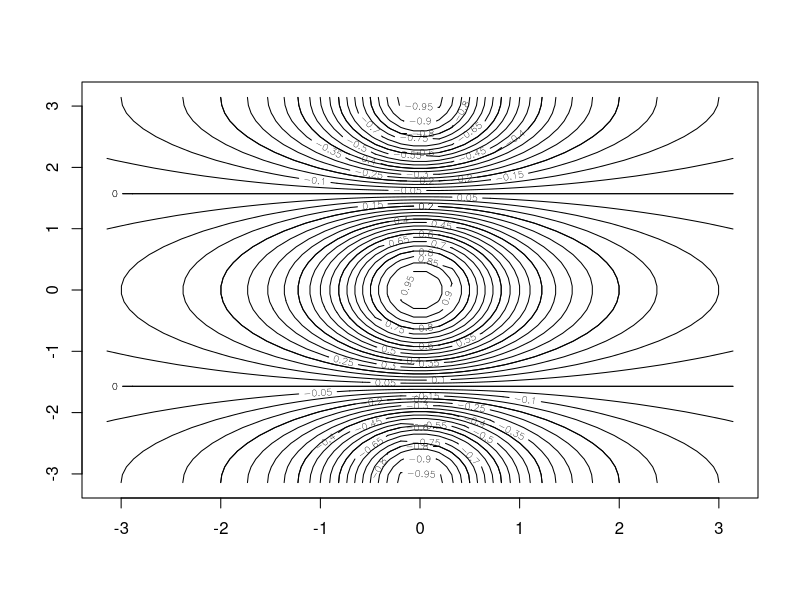
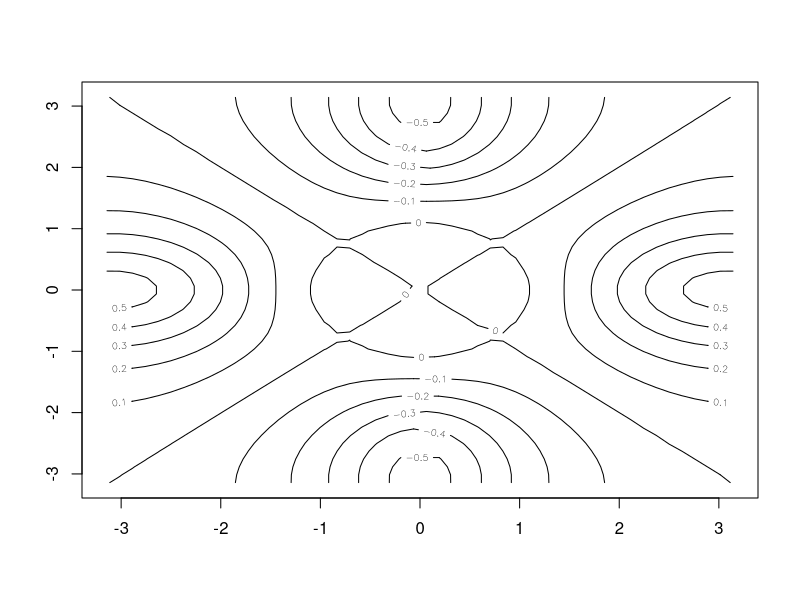
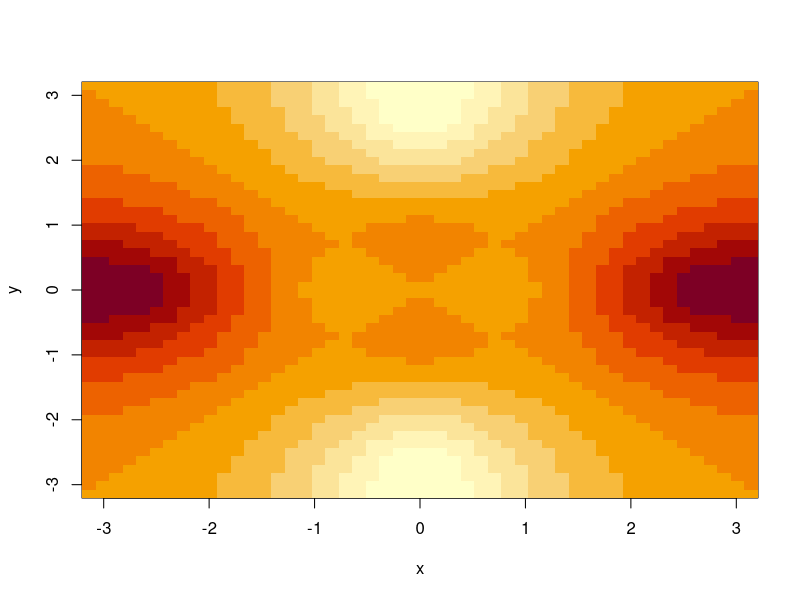
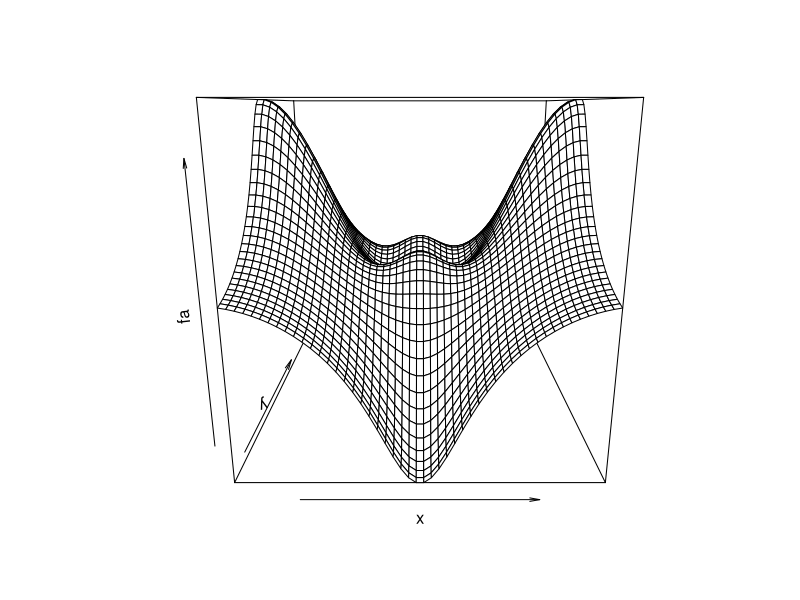
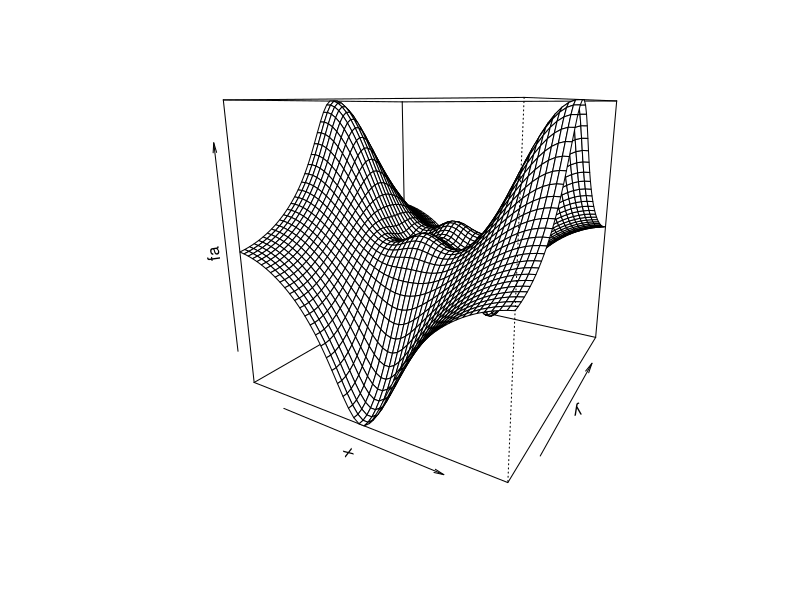
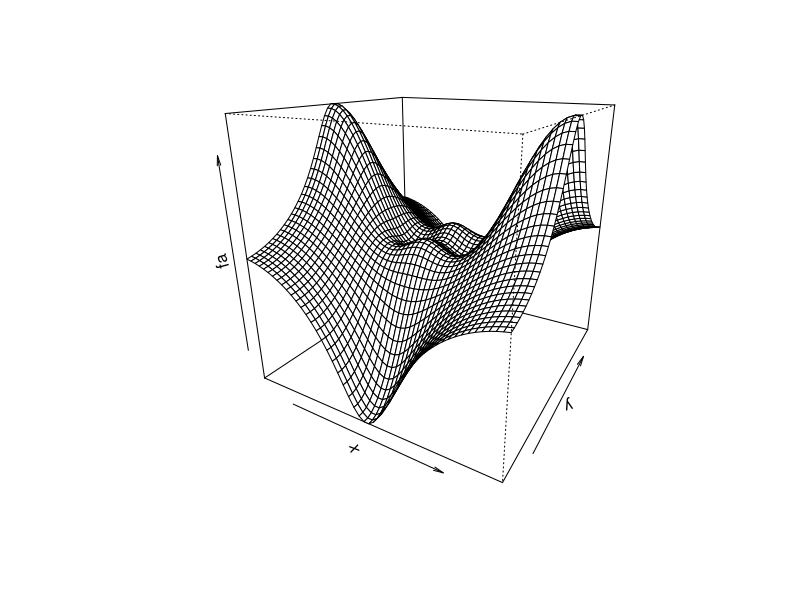
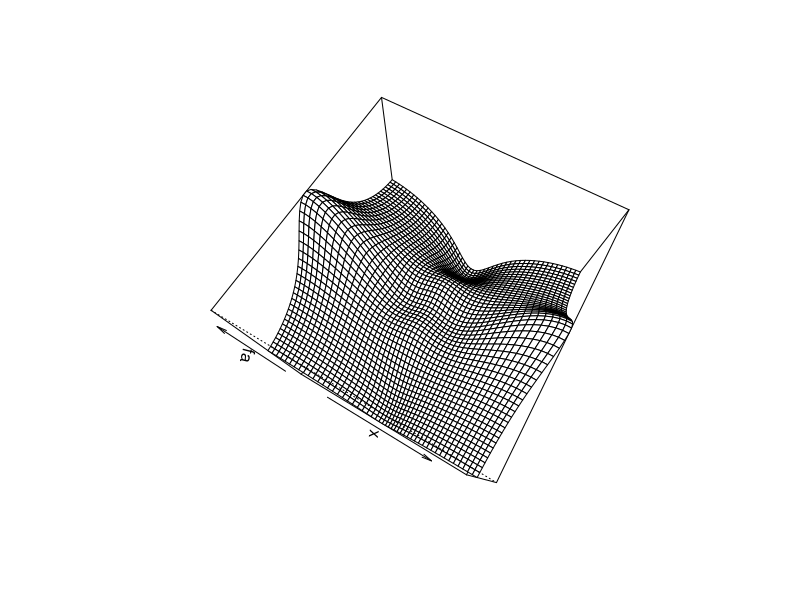
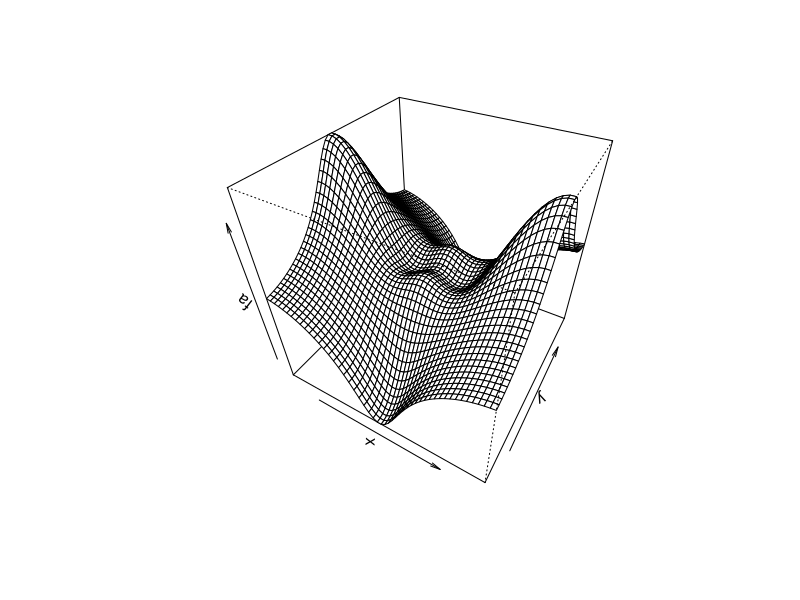

Write R code to recreate these figures, in order.
x = rnorm(100)
y = rnorm(100)
# plot(x, y)
# plot(x, y, xlab='This is x-axis', ylab='This is y-axis', main='plot of X VS Y')

pdf("Figure.pdf")
plot(x, y, col="green")
dev.off()

x = 1:10
print(x)
x = seq(1, 10)
print(x)
x = seq(-pi, pi, length=50)
# Contour
y = x
f = outer(x, y, function(x, y)cos(y)/(1+x^2))
contour(x, y, f)
contour(x, y, f, nlevels=45, add=T)
fa = (f-t(f))/2
contour(x, y, fa, nlevels=15)

image(x, y, fa)
persp(x, y, fa)
persp(x, y, fa, theta=30)
persp(x, y, fa, theta=30, phi=20)
persp(x, y, fa, theta=30, phi=70)
persp(x, y, fa, theta=30, phi=40)
